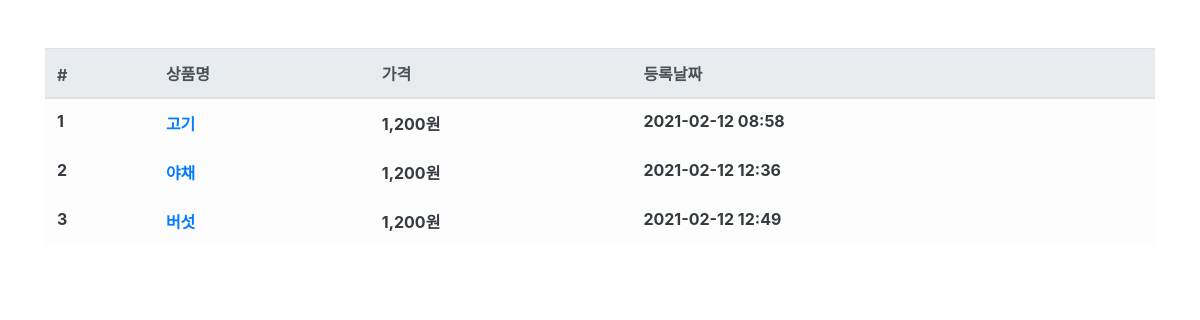
/product/, run on an earlier commit of the app's database.
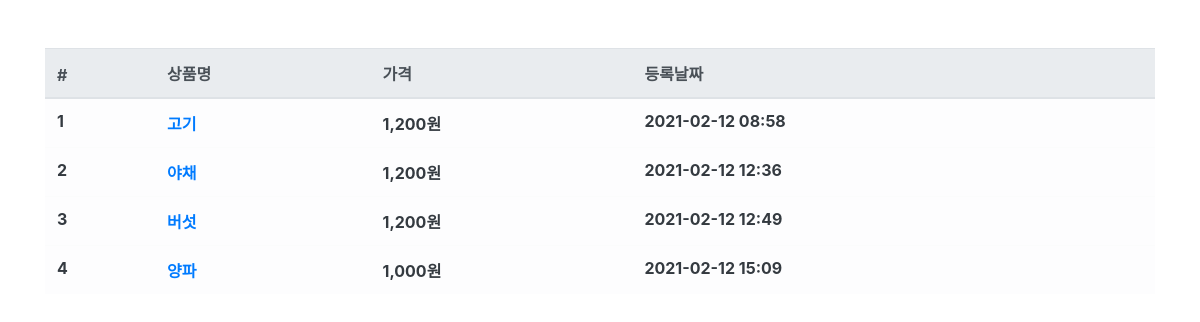
And on a later commit of the database.
### product/models.py (models this page shows, shortened)
class Product(models.Model):
    name = models.CharField(max_length=256, verbose_name="상품명")
    price = models.IntegerField(verbose_name="상품가격")
    description = models.TextField(verbose_name="상품설명")
    stuck = models.IntegerField(verbose_name="제고")
    register_date = models.DateTimeField(
        auto_now_add=True, verbose_name="등록날짜")
    class Meta:
        db_table = "product"
        verbose_name = "상품"
        verbose_name_plural = "상품"

### product/views.py (the view)
# urls.py: path('product/', ProductList.as_view()),
class ProductList(ListView):
    model = Product
    template_name = "product.html"

### product/templates/product.html
{% extends 'base.html' %} {% load humanize %} {% block contents %}
<div class="row mt-5">
  <div class="col-12">
    <table class="table table-light">
      <thead class="thead-light">
        <tr>
          <th scope="col">#</th>
          <th scope="col">상품명</th>
          <th scope="col">가격</th>
          <th scope="col">등록날짜</th>
        </tr>
      </thead>
      <tbody class="text-dark">
        {% for product in object_list %}
        <tr>
          <th scope="row">{{product.id}}</th>
          <th><a href="/product/{{product.id}}">{{product.name}}</a></th>
          <th>{{product.price|intcomma}}원</th>
          <th>{{product.register_date | date:'Y-m-d H:i'}}</th>
        </tr>
        {% endfor %}
      </tbody>
    </table>
  </div>
</div>
{% endblock %}

### djuser/templates/base.html (shortened to what this page needs)
<html lang="en">
  <head>
    <link
      rel="stylesheet"
      href="https://stackpath.bootstrapcdn.com/bootstrap/4.4.1/css/bootstrap.min.css"
    />
  </head>
  <body>
    <div class="container">{% block contents %} {% endblock %}</div>
  </body>
</html>

What changed in the data, as far as the page shows it:
added Product: id "4", name "양파", price "1,000", register_date "2021-02-12 15:09"
